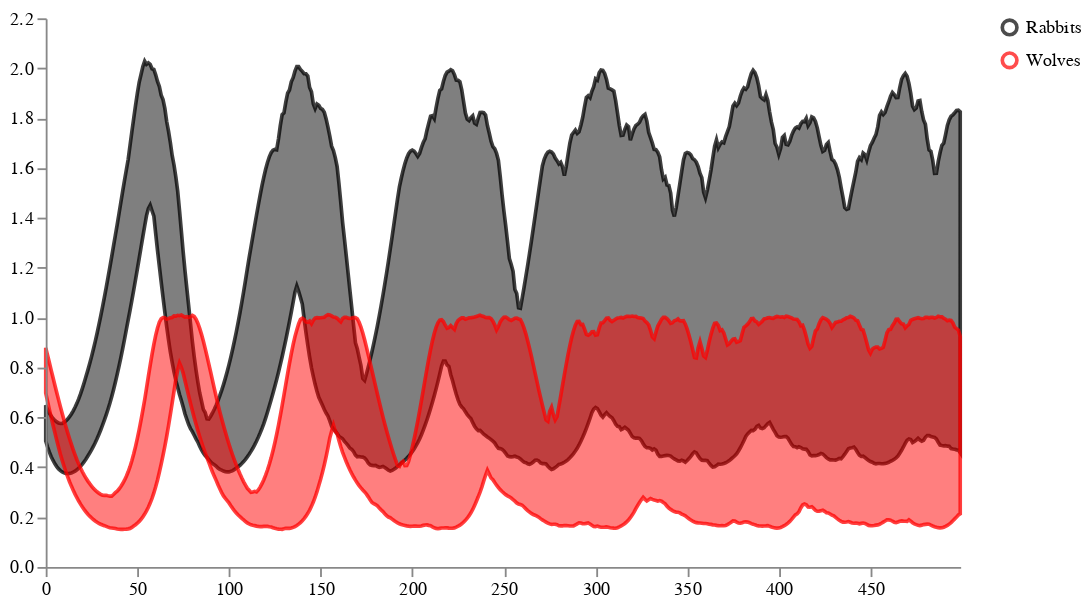

The cell this chart's notebook holds for it:
### Code cell
nice_labels={"Rabbits_sol": "Rabbits", "Wolves_sol": "Wolves"}
schema = vega.trajectories(prior_samples, 
                           subset=".*_sol", 
                           relabel=nice_labels,
                           points=observed_points,
                           colors={"Rabbits_sol": "black", "Wolves_sol": "red"})
schema = vega.pad(schema, 5)
vega.save_schema(schema, "_schema.json")
vega.ipy_display(schema)

### Figure 1 — Vega specification as saved in the notebook (floating-point values rounded to 4 significant figures; data arrays with more than 128 entries replaced by an {"elided": "..."} marker saying what was removed)
{"$schema": "https://vega.github.io/schema/vega/v5.json", "axes": [{"orient": "bottom", "scale": "xscale", "zindex": 100}, {"orient": "left", "scale": "yscale", "zindex": 100}], "data": [{"name": "distributions", "values": {"elided": "1000 records"}}, {"name": "points", "values": [{"sample_id": 0, "timepoint_id": 0, "trajectory": "Rabbits Example", "value": 0.5774}, {"sample_id": 0, "timepoint_id": 10, "trajectory": "Rabbits Example", "value": 0.4931}, {"sample_id": 0, "timepoint_id": 20, "trajectory": "Rabbits Example", "value": 0.5761}, {"sample_id": 0, "timepoint_id": 30, "trajectory": "Rabbits Example", "value": 0.797}, {"sample_id": 0, "timepoint_id": 40, "trajectory": "Rabbits Example", "value": 1.168}, {"sample_id": 0, "timepoint_id": 50, "trajectory": "Rabbits Example", "value": 1.622}, {"sample_id": 0, "timepoint_id": 60, "trajectory": "Rabbits Example", "value": 1.718}, {"sample_id": 0, "timepoint_id": 70, "trajectory": "Rabbits Example", "value": 1.086}, {"sample_id": 0, "timepoint_id": 80, "trajectory": "Rabbits Example", "value": 0.6113}, {"sample_id": 0, "timepoint_id": 90, "trajectory": "Rabbits Example", "value": 0.493}, {"sample_id": 0, "timepoint_id": 100, "trajectory": "Rabbits Example", "value": 0.5555}, {"sample_id": 0, "timepoint_id": 110, "trajectory": "Rabbits Example", "value": 0.7555}, {"sample_id": 0, "timepoint_id": 120, "trajectory": "Rabbits Example", "value": 1.105}, {"sample_id": 0, "timepoint_id": 130, "trajectory": "Rabbits Example", "value": 1.561}, {"sample_id": 0, "timepoint_id": 140, "trajectory": "Rabbits Example", "value": 1.756}, {"sample_id": 0, "timepoint_id": 150, "trajectory": "Rabbits Example", "value": 1.191}, {"sample_id": 0, "timepoint_id": 160, "trajectory": "Rabbits Example", "value": 0.6529}, {"sample_id": 0, "timepoint_id": 170, "trajectory": "Rabbits Example", "value": 0.4966}, {"sample_id": 0, "timepoint_id": 180, "trajectory": "Rabbits Example", "value": 0.5378}, {"sample_id": 0, "timepoint_id": 190, "trajectory": "Rabbits Example", "value": 0.7174}, {"sample_id": 0, "timepoint_id": 200, "trajectory": "Rabbits Example", "value": 1.045}, {"sample_id": 0, "timepoint_id": 210, "trajectory": "Rabbits Example", "value": 1.496}, {"sample_id": 0, "timepoint_id": 220, "trajectory": "Rabbits Example", "value": 1.772}, {"sample_id": 0, "timepoint_id": 230, "trajectory": "Rabbits Example", "value": 1.299}, {"sample_id": 0, "timepoint_id": 240, "trajectory": "Rabbits Example", "value": 0.7031}, {"sample_id": 0, "timepoint_id": 250, "trajectory": "Rabbits Example", "value": 0.504}, {"sample_id": 0, "timepoint_id": 260, "trajectory": "Rabbits Example", "value": 0.5229}, {"sample_id": 0, "timepoint_id": 270, "trajectory": "Rabbits Example", "value": 0.6823}, {"sample_id": 0, "timepoint_id": 280, "trajectory": "Rabbits Example", "value": 0.9871}, {"sample_id": 0, "timepoint_id": 290, "trajectory": "Rabbits Example", "value": 1.428}, {"sample_id": 0, "timepoint_id": 300, "trajectory": "Rabbits Example", "value": 1.77}, {"sample_id": 0, "timepoint_id": 310, "trajectory": "Rabbits Example", "value": 1.406}, {"sample_id": 0, "timepoint_id": 320, "trajectory": "Rabbits Example", "value": 0.7627}, {"sample_id": 0, "timepoint_id": 330, "trajectory": "Rabbits Example", "value": 0.5157}, {"sample_id": 0, "timepoint_id": 340, "trajectory": "Rabbits Example", "value": 0.5109}, {"sample_id": 0, "timepoint_id": 350, "trajectory": "Rabbits Example", "value": 0.6504}, {"sample_id": 0, "timepoint_id": 360, "trajectory": "Rabbits Example", "value": 0.9329}, {"sample_id": 0, "timepoint_id": 370, "trajectory": "Rabbits Example", "value": 1.359}, {"sample_id": 0, "timepoint_id": 380, "trajectory": "Rabbits Example", "value": 1.75}, {"sample_id": 0, "timepoint_id": 390, "trajectory": "Rabbits Example", "value": 1.507}, {"sample_id": 0, "timepoint_id": 400, "trajectory": "Rabbits Example", "value": 0.8325}, {"sample_id": 0, "timepoint_id": 410, "trajectory": "Rabbits Example", "value": 0.5322}, {"sample_id": 0, "timepoint_id": 420, "trajectory": "Rabbits Example", "value": 0.5018}, {"sample_id": 0, "timepoint_id": 430, "trajectory": "Rabbits Example", "value": 0.6216}, {"sample_id": 0, "timepoint_id": 440, "trajectory": "Rabbits Example", "value": 0.882}, {"sample_id": 0, "timepoint_id": 450, "trajectory": "Rabbits Example", "value": 1.291}, {"sample_id": 0, "timepoint_id": 460, "trajectory": "Rabbits Example", "value": 1.715}, {"sample_id": 0, "timepoint_id": 470, "trajectory": "Rabbits Example", "value": 1.597}, {"sample_id": 0, "timepoint_id": 480, "trajectory": "Rabbits Example", "value": 0.9127}, {"sample_id": 0, "timepoint_id": 490, "trajectory": "Rabbits Example", "value": 0.5542}]}, {"name": "selected", "on": [{"remove": true, "trigger": "clear"}, {"remove": true, "trigger": "!shift"}, {"insert": "clicked", "trigger": "!shift && clicked"}, {"toggle": "clicked", "trigger": "shift && clicked"}]}], "height": 300, "legends": [{"encode": {"labels": {"interactive": true, "name": "legendLabel", "update": {"opacity": [{"test": "!length(data('selected')) || indata('selected', 'value', datum.value)", "value": 1}, {"value": 0.25}]}}, "symbols": {"interactive": true, "name": "legendSymbol", "update": {"fill": {"value": "transparent"}, "opacity": [{"test": "!length(data('selected')) || indata('selected', 'value', datum.value)", "value": 0.7}, {"value": 0.15}], "size": {"value": 64}, "strokeWidth": {"value": 2}}}}, "stroke": "color"}], "marks": [{"from": {"facet": {"data": "points", "groupby": "trajectory", "name": "points_split"}}, "marks": [{"encode": {"hover": {"fillOpacity": {"value": 0.9}}, "update": {"fill": {"field": "trajectory", "scale": "color"}, "fillOpacity": [{"test": "!length(data('selected')) || indata('selected', 'value', datum.trajectory)", "value": 0.5}, {"value": 0.15}], "stroke": {"field": "trajectory", "scale": "color"}, "strokeOpacity": [{"test": "!length(data('selected')) || indata('selected', 'value', datum.trajectory)", "value": 0.75}, {"value": 0.15}], "strokeWidth": {"value": 2}, "x": {"field": "timepoint_id", "scale": "xscale"}, "y": {"field": "value", "scale": "yscale"}}}, "from": {"data": "points"}, "name": "_points", "type": "symbol", "zindex": 3}, {"encode": {"hover": {"fillOpacity": {"value": 0.9}}, "update": {"interpolate": {"value": "linear"}, "stroke": {"field": "trajectory", "scale": "color"}, "strokeOpacity": [{"test": "!length(data('selected')) || indata('selected', 'value', datum.trajectory)", "value": 0.3}, {"value": 0.1}], "strokeWidth": {"value": 2}, "x": {"field": "timepoint_id", "scale": "xscale"}, "y": {"field": "value", "scale": "yscale"}}}, "from": {"data": "points"}, "name": "_points_line", "type": "line", "zindex": 3}], "type": "group", "zindex": 3}, {"from": {"facet": {"data": "distributions", "groupby": "trajectory", "name": "trajectory_split"}}, "marks": [{"encode": {"hover": {"fillOpacity": {"value": 0.9}}, "update": {"fill": {"field": "trajectory", "scale": "color"}, "fillOpacity": [{"test": "!length(data('selected')) || indata('selected', 'value', datum.trajectory)", "value": 0.5}, {"value": 0.15}], "interpolate": {"value": "linear"}, "stroke": {"field": "trajectory", "scale": "color"}, "strokeOpacity": [{"test": "!length(data('selected')) || indata('selected', 'value', datum.trajectory)", "value": 0.75}, {"value": 0.15}], "strokeWidth": {"value": 2}, "x": {"field": "timepoint_id", "scale": "xscale"}, "y": {"field": "upper", "scale": "yscale"}, "y2": {"field": "lower", "scale": "yscale"}}}, "from": {"data": "trajectory_split"}, "type": "area"}], "name": "_distributions", "type": "group", "zindex": 1}], "padding": 5, "scales": [{"domain": {"fields": [{"data": "distributions", "field": "timepoint_id"}, {"data": "points", "field": "timepoint_id"}]}, "name": "xscale", "range": "width", "type": "linear", "zero": false}, {"domain": {"fields": [{"data": "distributions", "field": "lower"}, {"data": "distributions", "field": "upper"}, {"data": "points", "field": "value"}]}, "name": "yscale", "nice": true, "range": "height", "type": "linear", "zero": true}, {"domain": ["Rabbits", "Wolves"], "name": "color", "range": ["black", "red"], "type": "ordinal"}], "signals": [{"name": "clear", "on": [{"events": "mouseup[!event.item]", "force": true, "update": "true"}], "value": true}, {"name": "shift", "on": [{"events": "@legendSymbol:click, @legendLabel:click", "force": true, "update": "event.shiftKey"}], "value": false}, {"name": "clicked", "on": [{"events": "@legendSymbol:click, @legendLabel:click", "force": true, "update": "{value: datum.value}"}], "value": null}], "width": 500}
